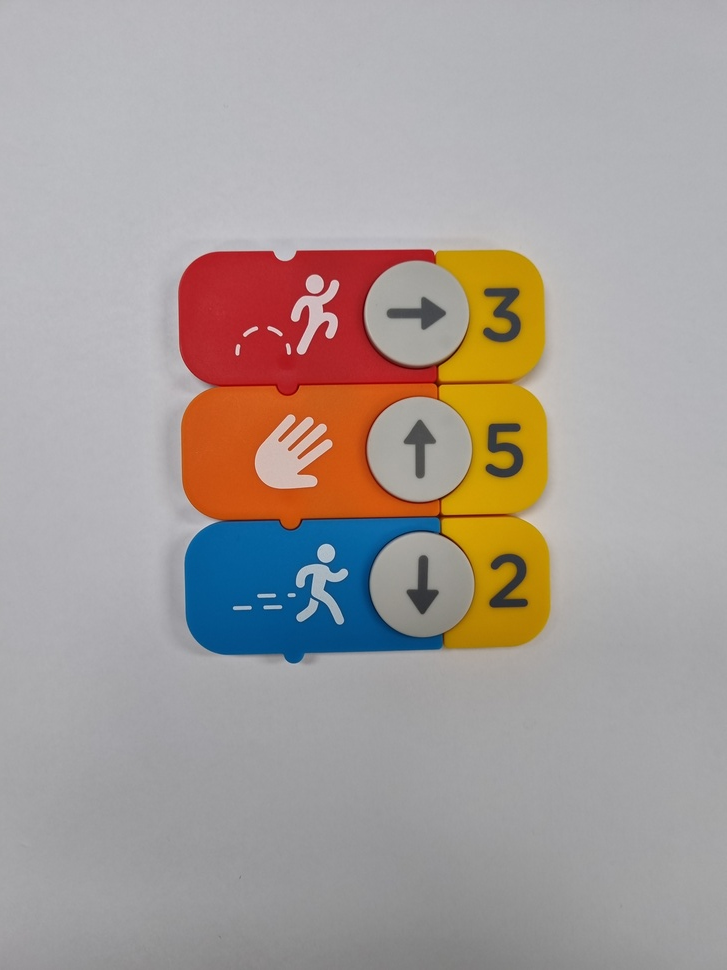
#> input picture hardcoding_model/images/1699923183321883.jpg, 727 x 970 px, shrunk from 3024 x 4032 before the run
$ python -i preprocessing.py   (imports and definitions only)
#> lines starting #> are read from the running program, lines starting #| are printed output that depends on the picture; after the words box and inside, x2 and y2 are one past the last pixel; in counts of white or black regions, pixels touching at a corner belong together
import cv2


class LoadToContours():

    def __init__(self, IMG_PATH):
        self.IMG_PATH = IMG_PATH


    def _load_img(self):
        # IMG_PATH = './images/osmo17.jpg'

        img = cv2.imread(self.IMG_PATH)
#> img is the input picture: shape (970, 727, 3); mean B, G, R 154.2, 158, 166.7

        return img


    def _gray_blur(self):
        img = self._load_img()

        gray = cv2.cvtColor(img, cv2.COLOR_BGR2GRAY)
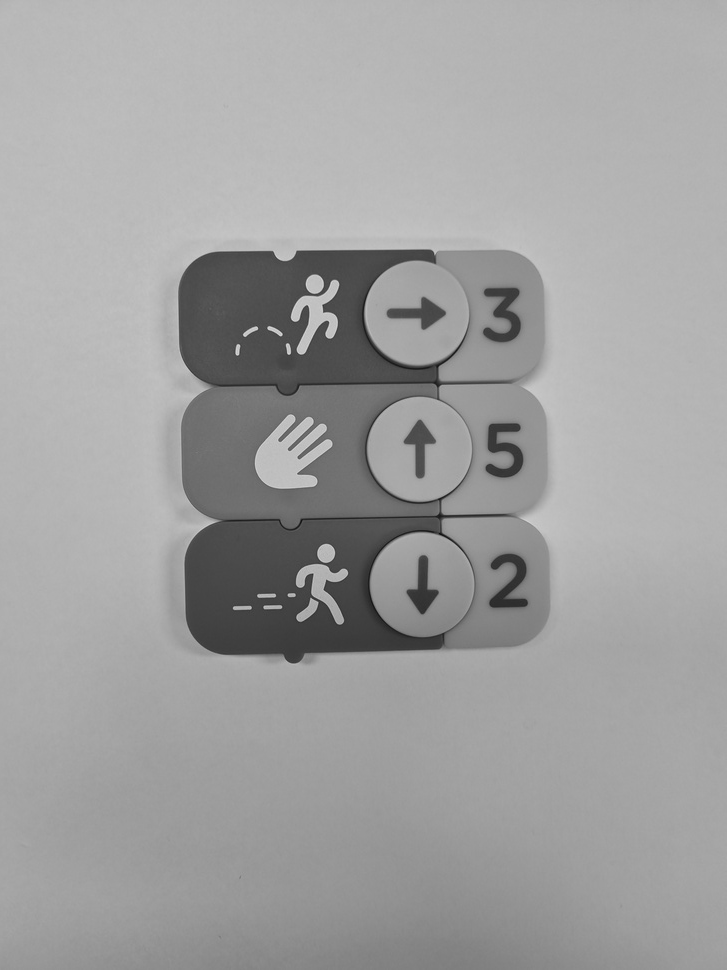
#> gray: shape (970, 727); min 11, max 218, mean 160.1

        img_blurred = cv2.GaussianBlur(gray, ksize=(5, 5), sigmaX=0)

        img_blur_thresh = cv2.adaptiveThreshold(
            img_blurred,
            maxValue=255.0,
            adaptiveMethod=cv2.ADAPTIVE_THRESH_GAUSSIAN_C,
            thresholdType=cv2.THRESH_BINARY_INV,
            blockSize=19,
            C=2
        )
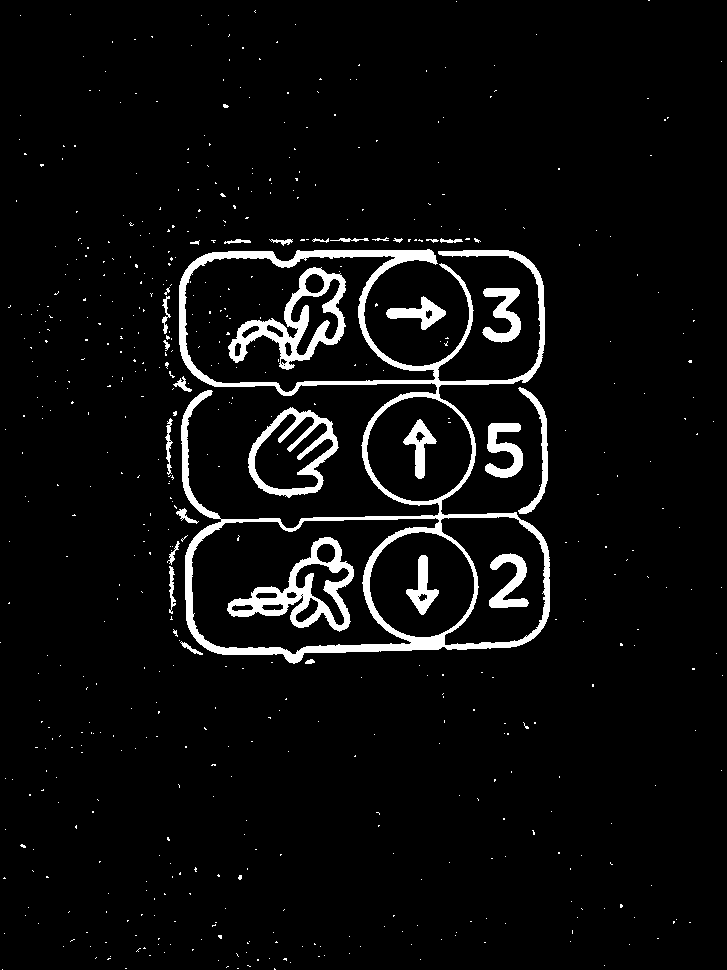
#> img_blur_thresh: shape (970, 727); 5.1% white; 587 white regions (557 under 20 px)

        return img_blur_thresh

    def get_contours(self):
        img_blur_thresh = self._gray_blur()
        img = self._load_img()

        contours, _ = cv2.findContours(
            img_blur_thresh,
            mode=cv2.RETR_LIST,
            method=cv2.CHAIN_APPROX_SIMPLE
        )
#> contours = 626 contours, 578 with area under 20; largest, box (x1, y1, x2, y2) and area: (179, 249, 550, 664) 87012, (184, 255, 436, 393) 22946, (191, 517, 440, 655) 22902, (440, 516, 546, 646) 9468, (369, 531, 475, 638) 8698


        contours_dict = []

        for contour in contours:
            x, y, w, h = cv2.boundingRect(contour)

            contours_dict.append({
                'contour': contour,
                'x': x,
                'y': y,
                'w': w,
                'h': h,
                'cx': x + (w / 2),
                'cy': y + (h / 2)
            })
#> this loop made 626 passes
#> (x, y, w, h) on passes 1, 6, 7: (2, 969, 1, 1), (604, 965, 1, 1), (247, 965, 4, 2)
#> after the loop, contours_dict = 626 items


        MIN_AREA = (img.shape[0] * img.shape[1] * 0.00164)
#> MIN_AREA = 1156.5

        possible_contours = []

        cnt = 0
        for d in contours_dict:
            area = d['w'] * d['h']

            if area > MIN_AREA:
                d['idx'] = cnt
                cnt += 1
                possible_contours.append(d)
#> this loop made 626 passes
#> area on passes 25, 251, 255, 257, 272, 275, 280, 282, 316, 320, 328, 333: 20, 3465, 1980, 2200, 12065, 11342, 34362, 13780, 2090, 2040, 6160, 8281
#> after the loop, cnt = 19; possible_contours = 19 items

        return possible_contours

>>> result = LoadToContours('images/1699923183321883.jpg').get_contours()
#> result = 19 items

$ run again, on hardcoding_model/images/1699927719607057.jpg
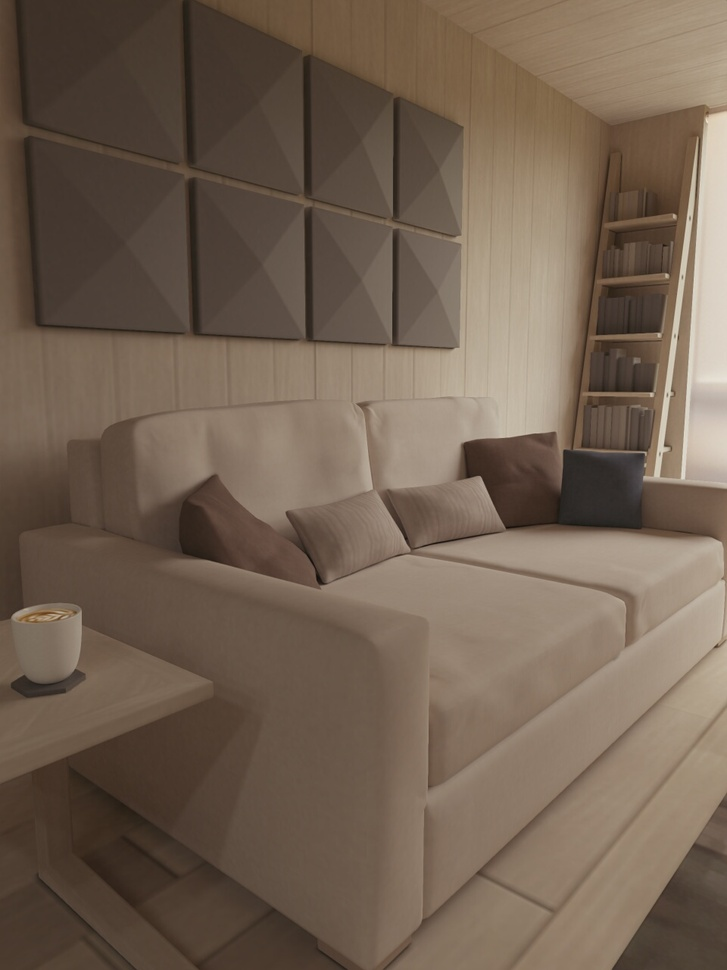
#> input picture hardcoding_model/images/1699927719607057.jpg, 727 x 970 px, shrunk from 960 x 1280 before the run
#> in _load_img, img is the input picture: shape (970, 727, 3); mean B, G, R 81.9, 97.4, 114.5
#> in _gray_blur, `gray = cv2.cvtColor(img, cv2.COLOR_BGR2GRAY)`:
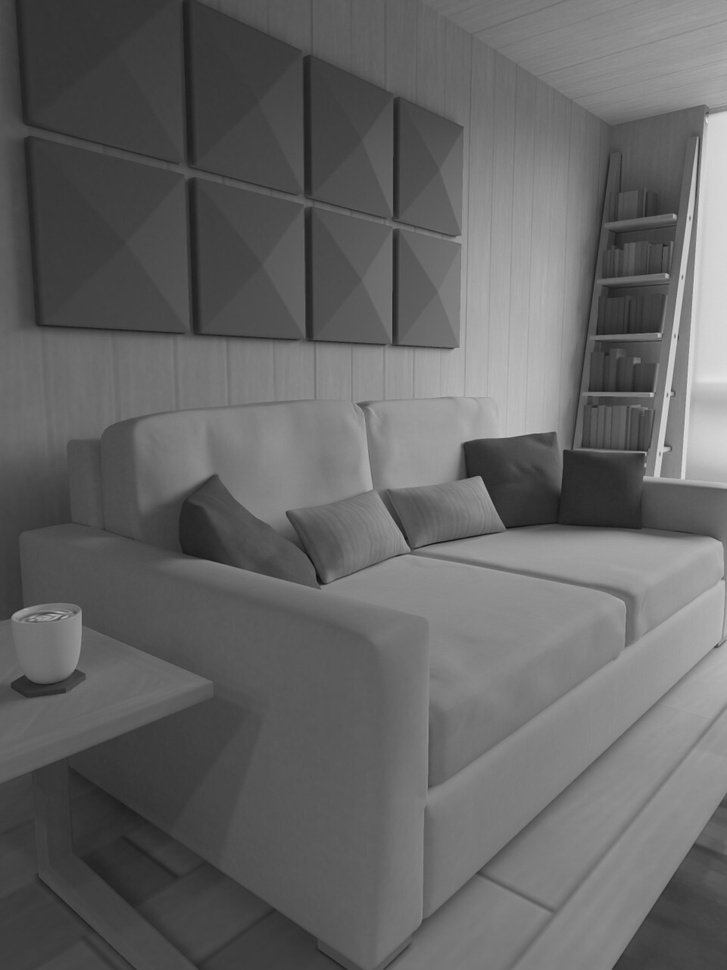
#> gray: shape (970, 727); min 14, max 227, mean 100.7
#> in _gray_blur, `img_blur_thresh = cv2.adaptiveThreshold( img_blurred, maxValue=255.0, ..`:
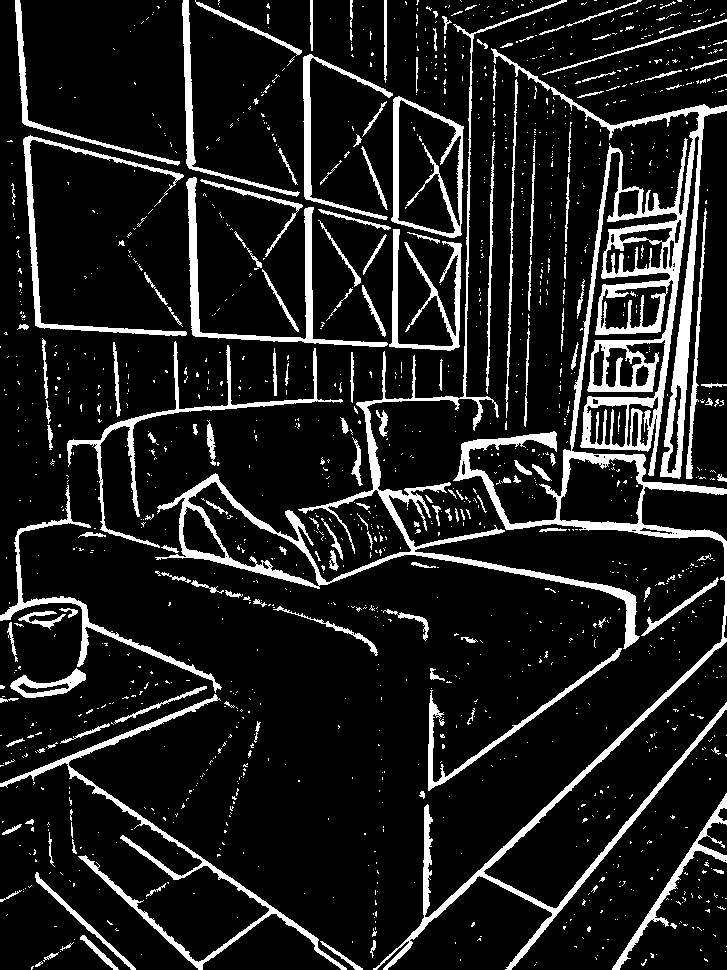
#> img_blur_thresh: shape (970, 727); 12.3% white; 1437 white regions (1261 under 20 px)
#> contours = 1593 contours, 1453 with area under 20; largest, box (x1, y1, x2, y2) and area: (373, 48, 727, 970) 35824, (155, 0, 640, 649) 13424, (391, 96, 464, 238) 8254, (397, 99, 462, 234) 6440, (187, 481, 320, 587) 4598
#> the loop in get_contours, `for contour in contours:` made 1593 passes
#> (x, y, w, h) on passes 1, 4, 6: (31, 966, 3, 4), (536, 962, 1, 1), (35, 961, 8, 6)
#> after the loop in get_contours, `for contour in contours:`: contours_dict = 1593 items
#> the loop in get_contours, `for d in contours_dict:` made 1593 passes
#> area on passes 6, 7, 17, 18, 27, 29, 30, 36: 48, 42, 20, 160, 126, 1247, 108, 1365
#> after the loop in get_contours, `for d in contours_dict:`: cnt = 44; possible_contours = 44 items

$ run again, on hardcoding_model/images/1699936397869920.jpg
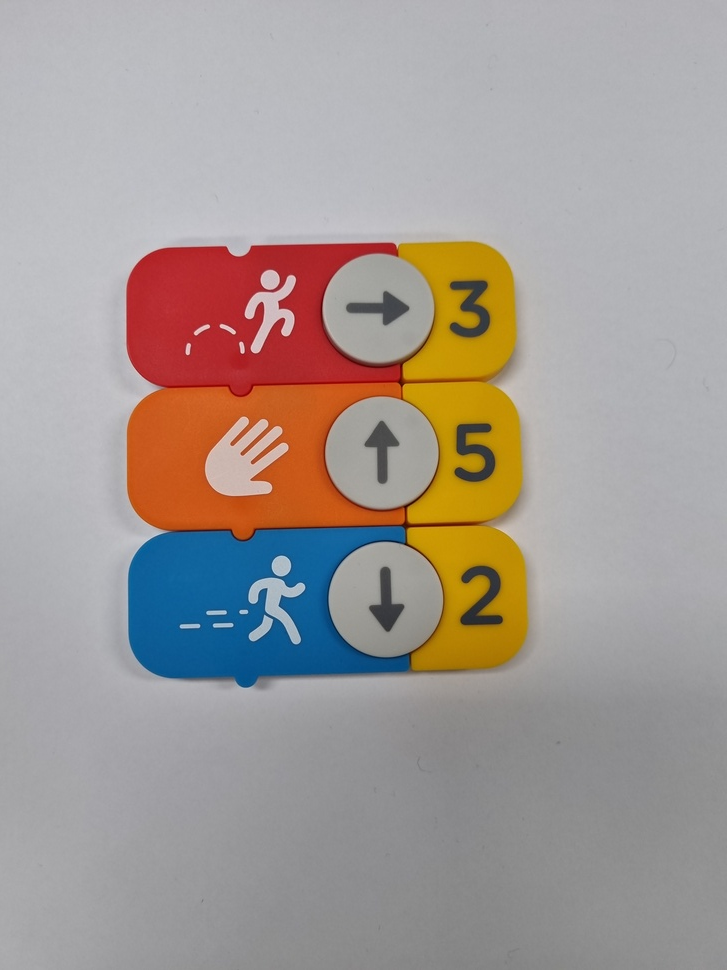
#> input picture hardcoding_model/images/1699936397869920.jpg, 727 x 970 px, shrunk from 3024 x 4032 before the run
#> in _load_img, img is the input picture: shape (970, 727, 3); mean B, G, R 149.5, 154.1, 163.2
#> in _gray_blur, `gray = cv2.cvtColor(img, cv2.COLOR_BGR2GRAY)`:
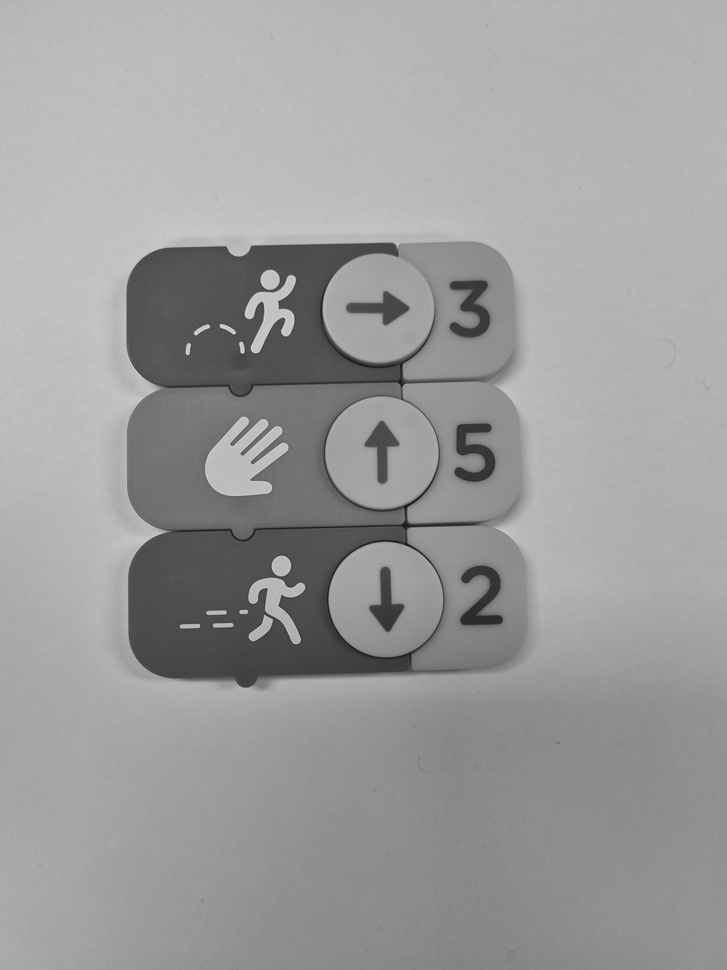
#> gray: shape (970, 727); min 7, max 218, mean 156.3
#> in _gray_blur, `img_blur_thresh = cv2.adaptiveThreshold( img_blurred, maxValue=255.0, ..`:
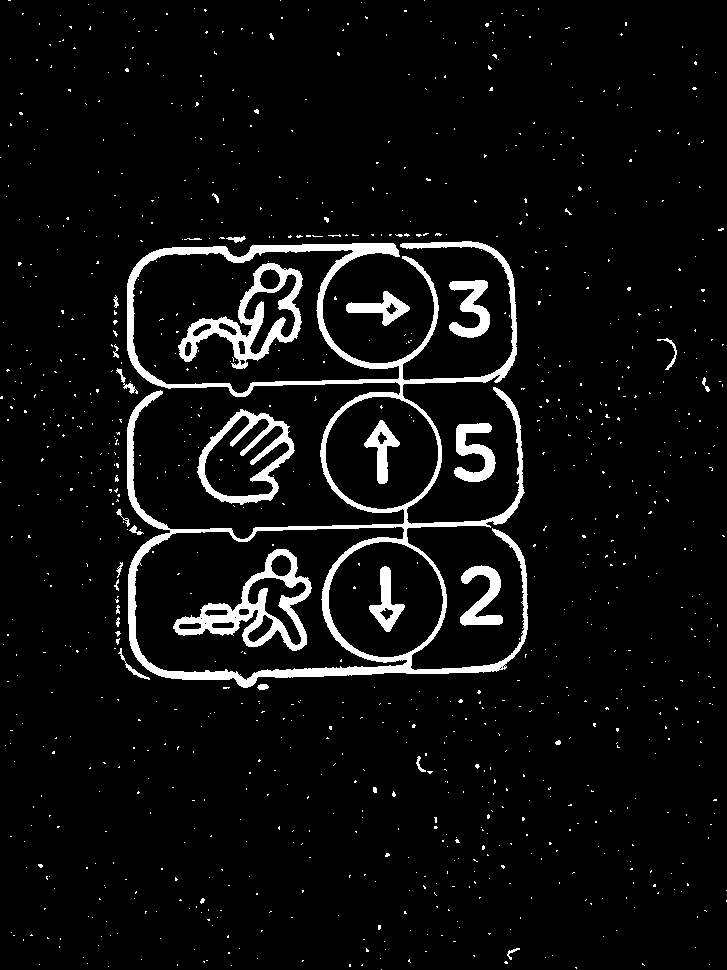
#> img_blur_thresh: shape (970, 727); 5.7% white; 1010 white regions (978 under 20 px)
#> contours = 1054 contours, 1010 with area under 20; largest, box (x1, y1, x2, y2) and area: (127, 241, 528, 688) 90427, (134, 526, 408, 681) 28066, (132, 249, 400, 394) 25480, (328, 541, 444, 658) 10428, (325, 396, 439, 510) 10048
#> the loop in get_contours, `for contour in contours:` made 1054 passes
#> (x, y, w, h) on passes 1, 3, 4: (381, 969, 1, 1), (108, 966, 1, 1), (231, 965, 1, 1)
#> after the loop in get_contours, `for contour in contours:`: contours_dict = 1054 items
#> the loop in get_contours, `for d in contours_dict:` made 1054 passes
#> area on passes 28, 464, 473, 474, 491, 496, 508, 616: 156, 4140, 2376, 2623, 14178, 13572, 42470, 2478
#> after the loop in get_contours, `for d in contours_dict:`: cnt = 17; possible_contours = 17 items

$ run again, on hardcoding_model/images/1699938499586761.jpg
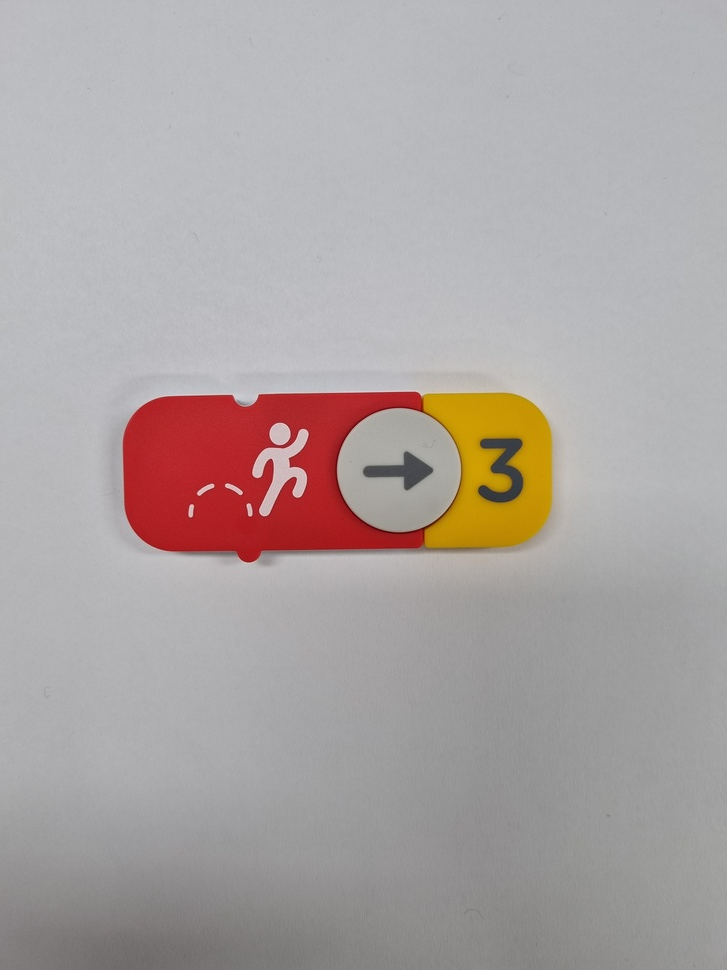
#> input picture hardcoding_model/images/1699938499586761.jpg, 727 x 970 px, shrunk from 3024 x 4032 before the run
#> in _load_img, img is the input picture: shape (970, 727, 3); mean B, G, R 163, 164, 172
#> in _gray_blur, `gray = cv2.cvtColor(img, cv2.COLOR_BGR2GRAY)`:
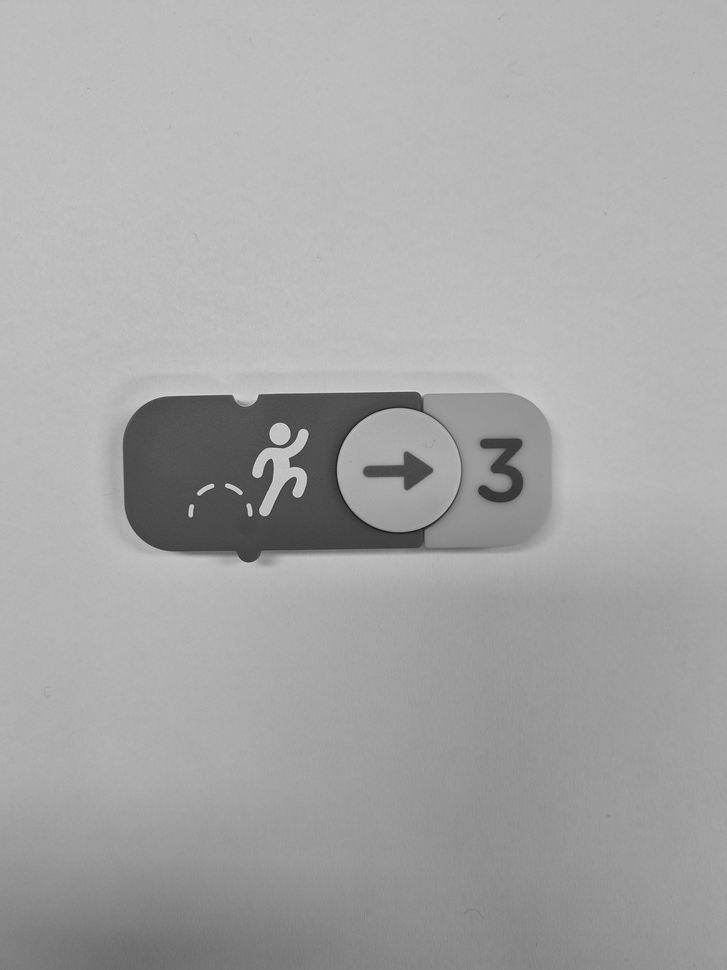
#> gray: shape (970, 727); min 22, max 216, mean 166.3
#> in _gray_blur, `img_blur_thresh = cv2.adaptiveThreshold( img_blurred, maxValue=255.0, ..`:
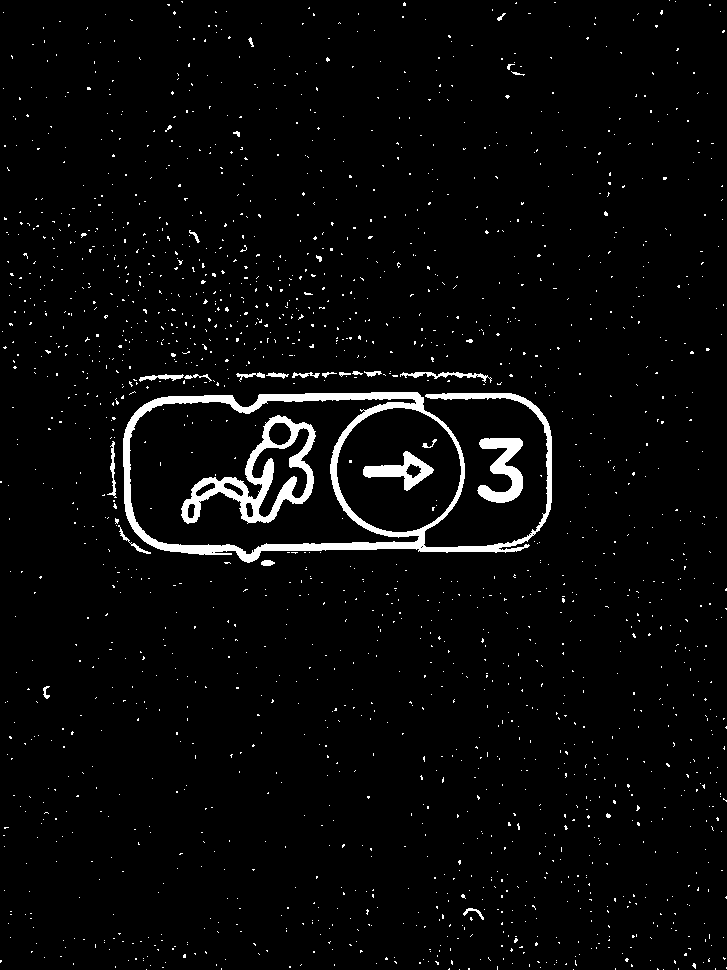
#> img_blur_thresh: shape (970, 727); 3.3% white; 1844 white regions (1815 under 20 px)
#> contours = 1863 contours, 1836 with area under 20; largest, box (x1, y1, x2, y2) and area: (123, 392, 552, 563) 50856, (129, 398, 420, 555) 30531, (336, 407, 462, 533) 12156, (181, 415, 316, 524) 6518, (251, 427, 310, 518) 2124
#> the loop in get_contours, `for contour in contours:` made 1863 passes
#> (x, y, w, h) on passes 1 to 3: (663, 969, 1, 1), (573, 969, 1, 1), (459, 969, 1, 1)
#> after the loop in get_contours, `for contour in contours:`: contours_dict = 1863 items
#> the loop in get_contours, `for d in contours_dict:` made 1863 passes
#> area on passes 25, 953, 963, 969, 988, 995, 1001, 1015: 24, 2840, 2990, 5369, 14715, 15876, 45687, 73359
#> after the loop in get_contours, `for d in contours_dict:`: cnt = 7; possible_contours = 7 items
